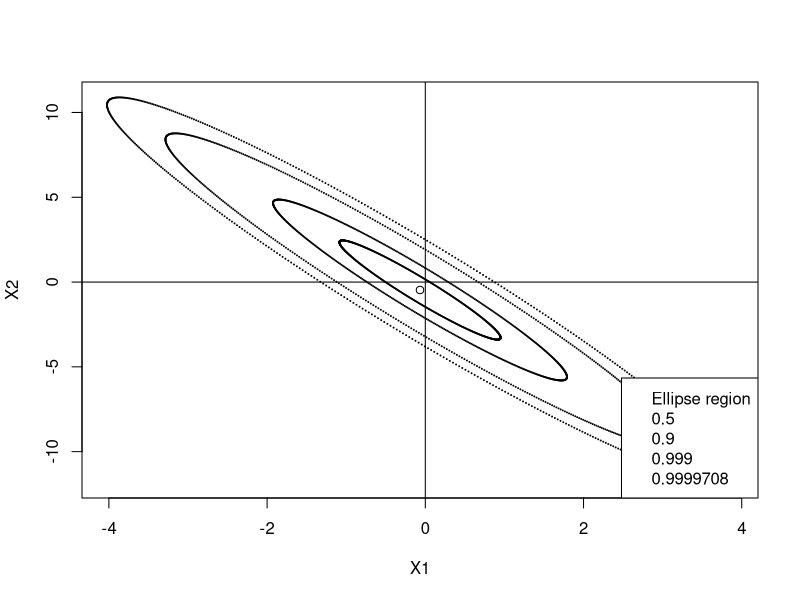

This chart was generated by the following R code:
## ---- chunk 1
knitr::opts_chunk$set(echo = TRUE)
## ---- chunk 2
# Define the parameters
n <- 6000
p <- 201
# Set the seed to 0
set.seed(0)
# Create the matrix for the Question 1
X <- matrix(nrow = n, ncol = p)
for (i in 1:n) {
  X[i,] = matrix(rnorm(p, mean = 0, sd = 1), nrow = 1, ncol = p)
}
# Store it into a data frame
D <- data.frame(variables=X)
## ---- chunk 3
# Define the parameters
n <- 6000
p <- 201
# Set the seed to 0
set.seed(0)
# Create the matrix for the Question 1
X <- matrix(nrow = n, ncol = p)
for (i in 1:n) {
  X[i,] = matrix(rnorm(p, mean = 0, sd = 1), nrow = 1, ncol = p)
}
# Store it into a data frame
D <- data.frame(variables=X)
# Create the design matrix
MatX <- cbind(1, X[,2:p])
y <- D$variables.1
# Simulate the linear regression model, get the betas and the epsilons
fit <- lm(y ~ MatX)
beta <- summary(fit)$coef[,"Estimate"]
epsilon <- fit$residuals
## ---- chunk 4
# Compute the number of coefficients assessed as significantly non-zero at level 5%
level <- 0.05
P_values <- summary(fit)$coef[,"Pr(>|t|)"]
counter <- 0
for (i in P_values) {
  if (i < level)
    counter = counter + 1
}
sprintf("Number of coefficients assessed as significantly non-zero at level %d %% : %d out of %d", level * 100, counter, p)
## ---- chunk 5
set.seed(3)
n=10
X1=rnorm(n)
X2=3*X1+rnorm(n)
Y=2+X1+X2+rnorm(n)
predictor1 <- lm(Y~X1)
predictor2 <- lm(Y~X2)
b01=predictor1$coefficients[1]
b1=predictor1$coefficients[2]
b02=predictor2$coefficients[1]
b2=predictor2$coefficients[2]
summary(predictor1)
summary(predictor2)
list(beta0=b01,beta1=b1,beta0=b02,beta1=b2)


## ---- chunk 6
set.seed(3)
n=10
X1=rnorm(n)
X2=3*X1+rnorm(n)
Y=2+X1+X2+rnorm(n)
predictor <- lm(Y~X1+X2)
summary(predictor)
## ---- chunk 7
set.seed(3)
n=10
X1=rnorm(n)
X2=3*X1+rnorm(n)
Y=2+X1+X2+rnorm(n)
m1 = mean(X1)
m2 = mean(X2)
m = c(m1,m2)
C <- matrix(nrow = 2, ncol = 2)
C[1,1]=var(X1)
C[2,2]=var(X2)
C[1,2]=cov(X1,X2)
C[2,1]=C[1,2]

ellipses = function(m, CV, probs)
{
  # Compute and plot an ellipse region for bivariate Gaussians, i.e., some ellipse that 
  # has probability probs to contain a 2D Gaussian vector with given parameters.
  # Inputs: 
  #   - m: means
  #   - CV: covariance matrix
  #   - probs: probabilities
  # Source : https://waterprogramming.wordpress.com/2016/11/07/plotting-probability-ellipses-for-bivariate-normal-distributions/
  
  # Coordinates of mean
  b1 = m[1]
  b2 = m[2]
  
  eg = eigen(CV)
  Evec = eg$vectors
  Eval = eg$values
  
  theta = seq(0,2*pi,0.01) # angles used for plotting ellipses
  
  vec.norm = function(v) { sqrt(t(v) %*% v)}
  # compute angle for rotation of ellipse
  # rotation angle will be angle between x axis and first eigenvector
  x.vec = c(1, 0) # vector along x-axis
  cosrotation = t(x.vec) %*% Evec[,1]/(vec.norm(x.vec)*vec.norm(Evec[,1]))
  rotation = pi/2-acos(cosrotation) # rotation angle
  #create a rotation matrix
  R  = matrix(c(sin(rotation), cos(rotation), -cos(rotation), sin(rotation)), 
              nrow=2, ncol=2, byrow = TRUE)
  
  # Create chi squared vector
  chisq = qchisq(probs,2) # percentiles of chi^2 dist df=2
  
  # size ellipses for each quantile
  xRadius = rep(0, length(chisq))
  yRadius = rep(0, length(chisq))
  x = list()
  y = list()
  x.plot = list()
  y.plot = list()
  rotated_Coords = list()
  for (i in 1:length(chisq)) {
    # calculate the radius of the ellipse
    xRadius[i]=(chisq[i]*Eval[1])^.5; # primary axis
    yRadius[i]=(chisq[i]*Eval[2])^.5; # secondary axis
    # lines for plotting ellipse
    x[[i]] = xRadius[i]* cos(theta);
    y[[i]] = yRadius[i] * sin(theta);
    # rotate ellipse
    rotated_Coords[[i]] = R %*% matrix(c(x[[i]], y[[i]]), nrow=2, byrow=TRUE)
    # center ellipse
    x.plot[[i]] = t(rotated_Coords[[i]][1,]) + b1
    y.plot[[i]] = t(rotated_Coords[[i]][2,]) + b2}
  
  xlim = range(x.plot[[i]])
  ylim = range(y.plot[[i]])
  plot(b1,b2, xlab = "X1", ylab = "X2", xlim = xlim, ylim = ylim, cex=1)
  abline(h=0)
  abline(v=0)
  # Plot contours
  for (j in 1:length(chisq)) {
    points(x.plot[[j]],y.plot[[j]], cex=0.1)}
  
  legend("bottomright", c('Ellipse region', paste(probs)))}



ellipses(m,C,c(0.5,0.9,0.999,1-2.92e-05))

